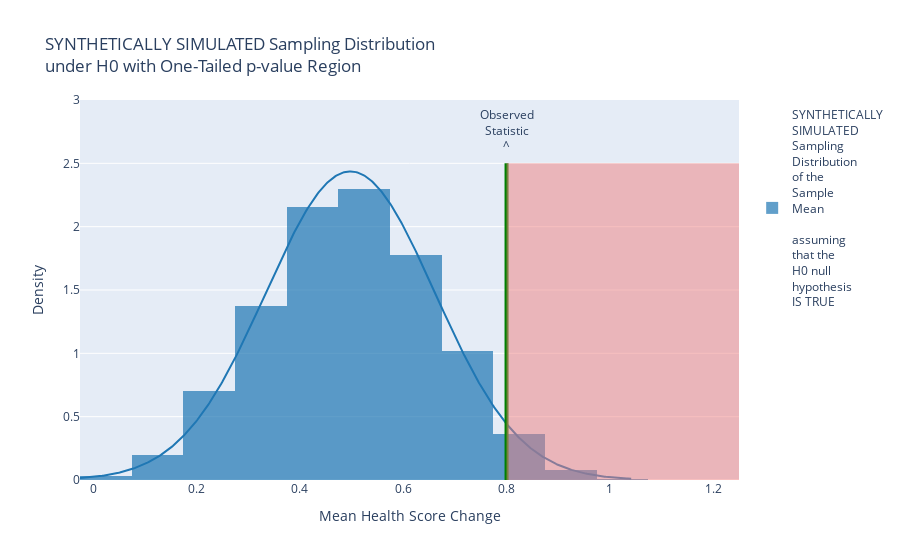

Notebook source saved alongside this figure:
### Code cell
import numpy as np
import plotly.figure_factory as ff
import plotly.graph_objects as go

# Create histogram data with small random noise added for visualization purposes
hist_data = [IncreaseProportionSimulations_underH0random + np.random.uniform(-0.05, 0.05, size=len(IncreaseProportionSimulations_underH0random))]
group_labels = ['SYNTHETICALLY<br>SIMULATED<br>Sampling<br>Distribution<br>of the<br>Sample<br>Mean<br><br>assuming<br>that the<br>H0 null<br>hypothesis<br>IS TRUE']

# Create the distribution plot
fig = ff.create_distplot(hist_data, group_labels, curve_type='normal',
                         show_hist=True, show_rug=False, bin_size=0.1)

# Define variables for the plot
pv_y = 2.5
pv_y_ = .25

# Add a line for the observed statistic
fig.add_shape(type="line", x0=observed_statistic, y0=0, 
              x1=observed_statistic, y1=pv_y,
              line=dict(color="Green", width=4), name="Observed Statistic")

# Add a text label for the observed statistic
fig.add_trace(go.Scatter(x=[observed_statistic], y=[pv_y+pv_y_], 
                         text=["Observed<br>Statistic<br>^"], mode="text", showlegend=False))

# Add a transparent rectangle for the upper extreme region (one-tailed)
fig.add_shape(type="rect", x0=observed_statistic, y0=0, x1=1.25, y1=pv_y,
              fillcolor="LightCoral", opacity=0.5, line_width=0)

# Update layout for one-tailed test
fig.update_layout(
    title="SYNTHETICALLY SIMULATED Sampling Distribution<br>under H0 with One-Tailed p-value Region",
    xaxis_title="Mean Health Score Change", 
    yaxis_title="Density", 
    yaxis=dict(range=[0, pv_y+2*pv_y_])
)

# Show the figure
fig.show()  # Use `fig.show(renderer="png")` for GitHub and MarkUs submissions

### Figure 1 — Plotly figure (JSON) as saved in the notebook; plotly's stock layout.template omitted (floating-point values rounded to 4 significant figures; data arrays with more than 128 entries replaced by an {"elided": "..."} marker saying what was removed)
{"data": [{"autobinx": false, "histnorm": "probability density", "legendgroup": "SYNTHETICALLY<br>SIMULATED<br>Sampling<br>Distribution<br>of the<br>Sample<br>Mean<br><br>assuming<br>that the<br>H0 null<br>hypothesis<br>IS TRUE", "marker": {"color": "rgb(31, 119, 180)"}, "name": "SYNTHETICALLY<br>SIMULATED<br>Sampling<br>Distribution<br>of the<br>Sample<br>Mean<br><br>assuming<br>that the<br>H0 null<br>hypothesis<br>IS TRUE", "opacity": 0.7, "type": "histogram", "x": {"elided": "10000 float values"}, "xaxis": "x", "xbins": {"end": 1.043, "size": 0.1, "start": -0.02571}, "yaxis": "y"}, {"legendgroup": "SYNTHETICALLY<br>SIMULATED<br>Sampling<br>Distribution<br>of the<br>Sample<br>Mean<br><br>assuming<br>that the<br>H0 null<br>hypothesis<br>IS TRUE", "marker": {"color": "rgb(31, 119, 180)"}, "mode": "lines", "name": "SYNTHETICALLY<br>SIMULATED<br>Sampling<br>Distribution<br>of the<br>Sample<br>Mean<br><br>assuming<br>that the<br>H0 null<br>hypothesis<br>IS TRUE", "showlegend": false, "type": "scatter", "x": {"elided": "500 float values"}, "xaxis": "x", "y": {"elided": "500 float values"}, "yaxis": "y"}, {"mode": "text", "showlegend": false, "text": ["Observed<br>Statistic<br>^"], "type": "scatter", "x": [0.8], "y": [2.75]}], "layout": {"barmode": "overlay", "hovermode": "closest", "legend": {"traceorder": "reversed"}, "shapes": [{"line": {"color": "Green", "width": 4}, "name": "Observed Statistic", "type": "line", "x0": 0.8, "x1": 0.8, "y0": 0, "y1": 2.5}, {"fillcolor": "LightCoral", "line": {"width": 0}, "opacity": 0.5, "type": "rect", "x0": 0.8, "x1": 1.25, "y0": 0, "y1": 2.5}], "title": {"text": "SYNTHETICALLY SIMULATED Sampling Distribution<br>under H0 with One-Tailed p-value Region"}, "xaxis": {"anchor": "y2", "domain": [0, 1], "title": {"text": "Mean Health Score Change"}, "zeroline": false}, "yaxis": {"anchor": "free", "domain": [0, 1], "position": 0, "range": [0, 3], "title": {"text": "Density"}}}}
